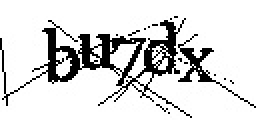
#> input picture captcha_solving/test.jpg, 130 x 60 px (shown 2 times larger)
$ python test_offset_background.py test.jpg
#> lines starting #> are read from the running program, lines starting #| are printed output that depends on the picture
import sys
import cv2 as cv
import skimage
import numpy
from scipy import stats
from matplotlib import pyplot as plt


if __name__ == "__main__":
    if len(sys.argv) < 2:
        print('Usage: {} image.jpg'.format(sys.argv[0]))
        sys.exit(1)
    input_img = sys.argv[1]

    bo, go, ro = (156, 238, 173)
    img = cv.imread(input_img)
#> img is the input picture: shape (60, 130, 3); min 0, max 255, mean 216.9
#    plt.imshow(img)
#    plt.show()
    b = img[0][0][0]
#> b = 255
    g = img[1][1][1]
#> g = 255
    r = img[2][2][2]
#> r = 255
    print(bo, go, ro)
    print(b, g, r)
#| 255 255 255
    diff = (bo - b, go - g, ro - r)
#> diff = (-99, -17, -82)
    print(diff)
#| (-99, -17, -82)
    test = (b + diff[0], g + diff[1], r + diff[2])
#> test = (156, 238, 173)
    img[:, :, 0] = img[:, :, 0] + diff[0]
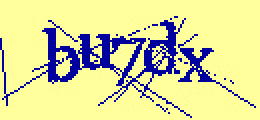
#> img: shape (60, 130, 3) (shown 2 times larger); mean B, G, R 156, 216.9, 216.9
    img[:, :, 1] = img[:, :, 1] + diff[1]
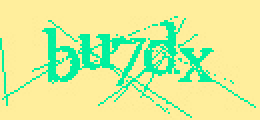
#> img: shape (60, 130, 3) (shown 2 times larger); mean B, G, R 156, 238, 216.9
    img[:, :, 2] = img[:, :, 2] + diff[2]
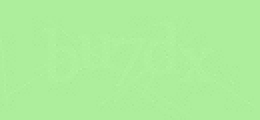
#> img: shape (60, 130, 3) (shown 2 times larger); mean B, G, R 156, 238, 173
    print(test)
#| (156, 238, 173)
#    plt.imshow(img)
#    plt.show()
    cv.imwrite('test_color_shift.jpg', img)
